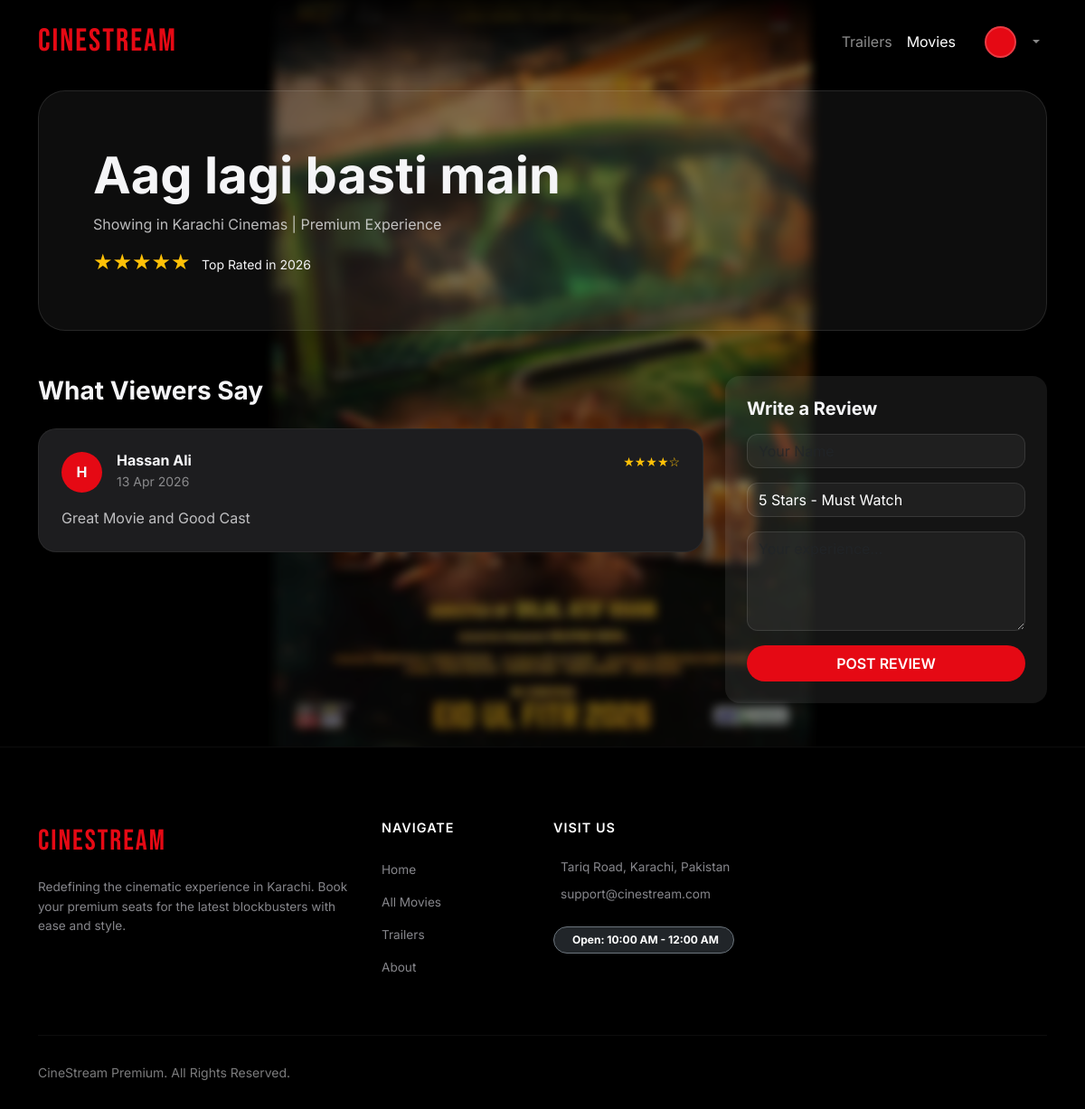
Screenshot of /frontend/reviews.php?movie_id=2 with the database file from the repository.
### tables this page shows
CREATE TABLE `movies` (
  `id` int(11) NOT NULL,
  `theater_id` int(11) NOT NULL,
  `title` varchar(255) NOT NULL,
  `trailer_url` varchar(2083) DEFAULT NULL,
  `rate_gold` decimal(10,2) DEFAULT NULL,
  `rate_platinum` decimal(10,2) DEFAULT NULL,
  `rate_box` decimal(10,2) DEFAULT NULL,
  `show_timings` varchar(255) DEFAULT NULL,
  `poster_path` varchar(255) DEFAULT NULL
);

CREATE TABLE `reviews` (
  `id` int(11) NOT NULL,
  `movie_id` int(11) NOT NULL,
  `user_name` varchar(100) NOT NULL,
  `rating` int(11) NOT NULL,
  `review_text` text NOT NULL,
  `created_at` timestamp NOT NULL DEFAULT current_timestamp()
);

### frontend/reviews.php (the view, shortened to what this page needs)
<?php
include('../includes/connection.php');
$movie_id = mysqli_real_escape_string($conn, $_GET['movie_id']);
$movie_res = mysqli_query($conn, "SELECT * FROM movies WHERE id = '$movie_id'");
if (mysqli_num_rows($movie_res) > 0) {
    $movie_data = mysqli_fetch_assoc($movie_res);
} else {
    die("Movie not found in database. <a href='website.php'>Go Back</a>");
}
$reviews_query = "SELECT * FROM reviews WHERE movie_id = '$movie_id' ORDER BY id DESC";
$reviews_result = mysqli_query($conn, $reviews_query);
?>
<!DOCTYPE html>
<html lang="en">
<head>
    <link href="https://cdn.jsdelivr.net/npm/bootstrap@5.3.8/dist/css/bootstrap.min.css" rel="stylesheet">
</head>
<body>
    <div class="movie-bg-blur"></div>
    <?php include('./include/navbar.php') ?>
    <main class="container mb-5">
        <div class="movie-detail-header">
            <h1 class="display-4 fw-bold"><?php echo $movie_data['title']; ?></h1>
            <p class="opacity-75">Showing in Karachi Cinemas | Premium Experience</p>
            <div class="mt-3">
                <span class="text-warning h4">★★★★★</span>
                <span class="ms-2 small">Top Rated in 2026</span>
            </div>
        </div>
        <div class="row">
            <div class="col-lg-8">
                <h3 class="fw-bold mb-4">What Viewers Say</h3>
                <?php
                if (mysqli_num_rows($reviews_result) > 0) {
                    while ($row = mysqli_fetch_assoc($reviews_result)) {
                ?>
                        <div class="review-card">
                            <div class="d-flex justify-content-between">
                                <div class="d-flex align-items-center mb-3">
                                    <div class="user-avatar me-3"><?php echo substr($row['user_name'], 0, 1); ?></div>
                                    <div>
                                        <h6 class="mb-0 fw-bold"><?php echo $row['user_name']; ?></h6>
                                        <small class="opacity-50"><?php echo date('d M Y', strtotime($row['created_at'])); ?></small>
                                    </div>
                                </div>
                                <div class="text-warning small">
                                    <?php for ($i = 1; $i <= 5; $i++) echo ($i <= $row['rating']) ? "★" : "☆"; ?>
                                </div>
                            </div>
                            <p class="opacity-75 mb-0"><?php echo $row['review_text']; ?></p>
                        </div>
                <?php
                    }
                } else {
                    echo "<div class='py-4 opacity-50 text-center'>No reviews yet for this movie.</div>";
                }
                ?>
            </div>
            <div class="col-lg-4">
                <div class="p-4 rounded-4" style="background: var(--glass); position: sticky; top: 120px;">
                    <h5 class="fw-bold mb-3">Write a Review</h5>
                    <form action="" method="POST">
                        <div class="mb-3">
                            <input type="text" name="u_name" class="form-control glass-input" placeholder="Your Name" required>
                        </div>
                        <div class="mb-3">
                            <select name="u_rating" class="form-select glass-input">
                                <option value="5">5 Stars - Must Watch</option>
                            </select>
                        </div>
                        <div class="mb-3">
                            <textarea name="u_text" class="form-control glass-input" rows="4" placeholder="Your experience..." required></textarea>
                        </div>
                        <button type="submit" name="submit_review" class="btn btn-netflix w-100 py-2">POST REVIEW</button>
                    </form>
                </div>
            </div>
        </div>
    </main>
    <?php include('include/footer.php') ?>
</body>
</html>

### frontend/include/navbar.php (style rules this page uses)
:root { --netflix-red: #E50914; }

### rows the page displays
movies: title "Aag lagi basti main"
reviews: user_name "H", user_name "Hassan Ali", created_at "13 Apr 2026", rating 4 (drawn), review_text "Great Movie and Good Cast"
